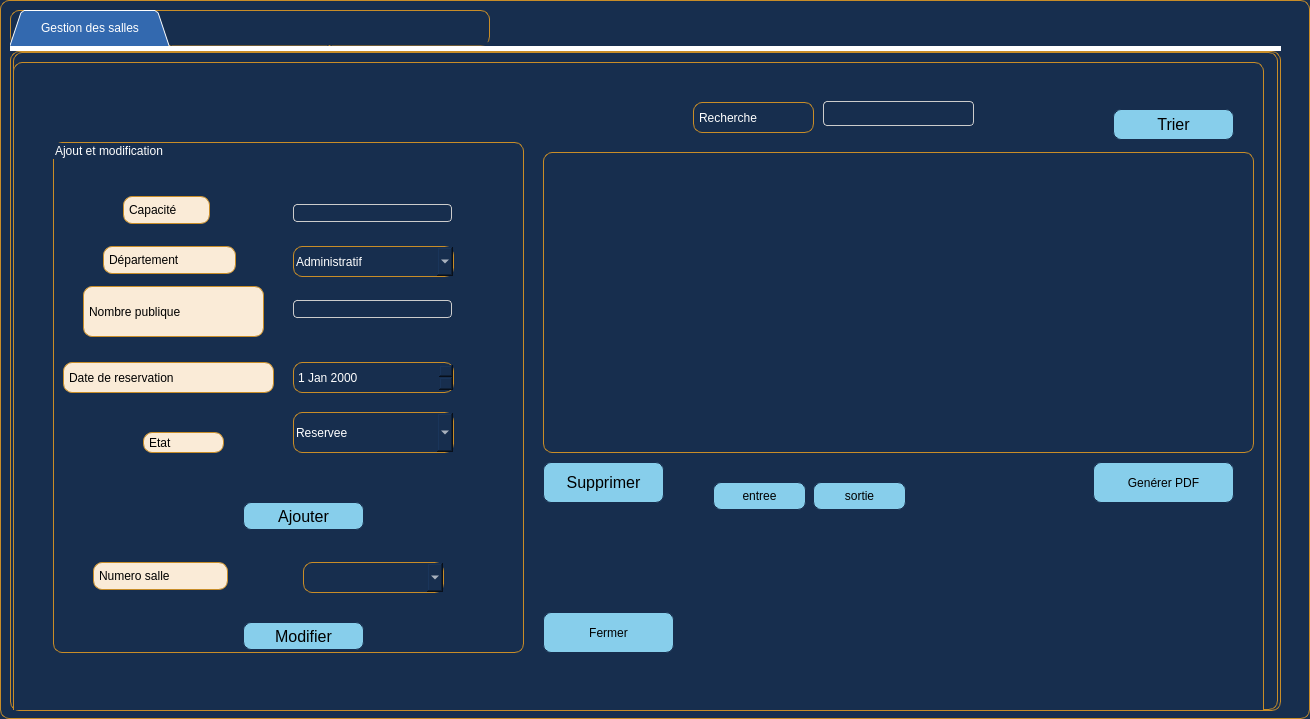
<?xml version="1.0" encoding="UTF-8"?>
<ui version="4.0">
 <class>gerer_salles</class>
 <widget class="QDialog" name="gerer_salles">
  <property name="geometry">
   <rect>
    <x>0</x>
    <y>0</y>
    <width>1310</width>
    <height>719</height>
   </rect>
  </property>
  <property name="windowTitle">
   <string>Dialog</string>
  </property>
  <property name="styleSheet">
   <string notr="true">border: 1.3px solid rgb(200, 141, 40);
border-radius: 40px;
background-color: rgb(23, 46, 78);
border-radius: 9px;
padding: 0 2px;</string>
  </property>
  <widget class="QTabWidget" name="tabWidget">
   <property name="geometry">
    <rect>
     <x>10</x>
     <y>10</y>
     <width>1271</width>
     <height>701</height>
    </rect>
   </property>
   <property name="styleSheet">
    <string notr="true">QTabWidget::pane { /* The tab widget frame */
border-top: 5px solid white ;
}
/* Style the tab using the tab sub-control. Note that it reads QTabBar not QTabWidget */
QTabBar::tab {
background: #FFFFFF;
border: 2px solid #172e4e;
border-bottom-color: #172e4e; /* same as the pane color */
border-top-left-radius:8px;
border-top-right-radius: 8px;
min-width: 140px;
padding: 8px;
color: 
#172e4e;


}
QTabBar::tab:selected, QTabBar::tab:hover {
background:
rgb(51, 105, 175)}
QTabBar::tab:selected {
border-color: #87CEEB;
border-bottom-color: #87CEEB; /* same as pane color */
color: white;
;

}
QTabBar::tab:!selected {
margin-top: 2px; /* make non-selected tabs look smaller */
}
QLineEdit {
  width: 100%;
  padding: 12px 20px;
  margin: 8px 0;
  display: inline-block;
  border: 1px solid #ccc;
  border-radius: 4px;
  box-sizing: border-box;
}</string>
   </property>
   <property name="tabShape">
    <enum>QTabWidget::Triangular</enum>
   </property>
   <property name="currentIndex">
    <number>0</number>
   </property>
   <widget class="QWidget" name="tab">
    <attribute name="title">
     <string>Gestion des salles</string>
    </attribute>
    <widget class="QGroupBox" name="groupBox">
     <property name="geometry">
      <rect>
       <x>0</x>
       <y>10</y>
       <width>1251</width>
       <height>661</height>
      </rect>
     </property>
     <property name="font">
      <font>
       <pointsize>14</pointsize>
      </font>
     </property>
     <property name="styleSheet">
      <string notr="true">color: rgb(255, 255, 255);</string>
     </property>
     <property name="title">
      <string/>
     </property>
     <widget class="QTableView" name="tableView_salle_ghatas">
      <property name="geometry">
       <rect>
        <x>530</x>
        <y>90</y>
        <width>711</width>
        <height>301</height>
       </rect>
      </property>
      <property name="styleSheet">
       <string notr="true"/>
      </property>
      <property name="verticalScrollBarPolicy">
       <enum>Qt::ScrollBarAsNeeded</enum>
      </property>
     </widget>
     <widget class="QPushButton" name="pushButton_supprimer_ghatas">
      <property name="geometry">
       <rect>
        <x>530</x>
        <y>400</y>
        <width>121</width>
        <height>41</height>
       </rect>
      </property>
      <property name="font">
       <font>
        <pointsize>12</pointsize>
       </font>
      </property>
      <property name="styleSheet">
       <string notr="true">QPushButton {

color: #000000;
background: #87CEEB;
border: none;
border: 1px solid  #172e4e;
border-radius: 8px;

}
QPushButton:hover {
color:#ffffff;

background:#778899;
border: none;
}</string>
      </property>
      <property name="text">
       <string>Supprimer</string>
      </property>
     </widget>
     <widget class="QPushButton" name="pushButton_trier_ghatas">
      <property name="geometry">
       <rect>
        <x>1100</x>
        <y>47</y>
        <width>121</width>
        <height>31</height>
       </rect>
      </property>
      <property name="font">
       <font>
        <pointsize>12</pointsize>
       </font>
      </property>
      <property name="styleSheet">
       <string notr="true">QPushButton {

color: #000000;
background: #87CEEB;
border: none;
border: 1px solid  #172e4e;
border-radius: 8px;

}
QPushButton:hover {
color:#ffffff;

background:#778899;
border: none;
}</string>
      </property>
      <property name="text">
       <string>Trier</string>
      </property>
     </widget>
     <widget class="QLineEdit" name="lineEdit_recherche_ghatas">
      <property name="geometry">
       <rect>
        <x>810</x>
        <y>31</y>
        <width>151</width>
        <height>41</height>
       </rect>
      </property>
     </widget>
     <widget class="QLabel" name="label_3">
      <property name="geometry">
       <rect>
        <x>680</x>
        <y>40</y>
        <width>121</width>
        <height>31</height>
       </rect>
      </property>
      <property name="styleSheet">
       <string notr="true">QPushButton {

color: #000000;
background: #87CEEB;
border: none;
border: 1px solid  #172e4e;
border-radius: 8px;

}
QPushButton:hover {
color:#ffffff;

background:#778899;
border: none;
}</string>
      </property>
      <property name="text">
       <string>Recherche</string>
      </property>
     </widget>
     <widget class="QGroupBox" name="groupBox_3">
      <property name="geometry">
       <rect>
        <x>40</x>
        <y>80</y>
        <width>471</width>
        <height>511</height>
       </rect>
      </property>
      <property name="styleSheet">
       <string notr="true">color: rgb(255, 255, 255);</string>
      </property>
      <property name="title">
       <string>Ajout et modification</string>
      </property>
      <widget class="QPushButton" name="pushButton_ajoute_ghatas">
       <property name="geometry">
        <rect>
         <x>190</x>
         <y>360</y>
         <width>121</width>
         <height>28</height>
        </rect>
       </property>
       <property name="font">
        <font>
         <pointsize>12</pointsize>
        </font>
       </property>
       <property name="styleSheet">
        <string notr="true">QPushButton {

color: #000000;
background: #87CEEB;
border: none;
border: 1px solid  #172e4e;
border-radius: 8px;

}
QPushButton:hover {
color:#ffffff;

background:#778899;
border: none;
}</string>
       </property>
       <property name="text">
        <string>Ajouter</string>
       </property>
      </widget>
      <widget class="QPushButton" name="pushButton_modifier_ghatas">
       <property name="geometry">
        <rect>
         <x>190</x>
         <y>480</y>
         <width>121</width>
         <height>28</height>
        </rect>
       </property>
       <property name="font">
        <font>
         <pointsize>12</pointsize>
        </font>
       </property>
       <property name="styleSheet">
        <string notr="true">QPushButton {

color: #000000;
background: #87CEEB;
border: none;
border: 1px solid  #172e4e;
border-radius: 8px;

}
QPushButton:hover {
color:#ffffff;

background:#778899;
border: none;
}</string>
       </property>
       <property name="text">
        <string>Modifier</string>
       </property>
      </widget>
      <widget class="QLineEdit" name="Line_Edit_capacite_ghatas">
       <property name="geometry">
        <rect>
         <x>240</x>
         <y>54</y>
         <width>159</width>
         <height>34</height>
        </rect>
       </property>
      </widget>
      <widget class="QLabel" name="label_4">
       <property name="geometry">
        <rect>
         <x>50</x>
         <y>104</y>
         <width>133</width>
         <height>28</height>
        </rect>
       </property>
       <property name="styleSheet">
        <string notr="true">background: rgb(250, 235, 215);
color: rgb(0, 0, 0);

</string>
       </property>
       <property name="text">
        <string>Département</string>
       </property>
      </widget>
      <widget class="QLabel" name="label_5">
       <property name="geometry">
        <rect>
         <x>40</x>
         <y>420</y>
         <width>135</width>
         <height>28</height>
        </rect>
       </property>
       <property name="styleSheet">
        <string notr="true">background: rgb(250, 235, 215);
color: rgb(0, 0, 0);

</string>
       </property>
       <property name="text">
        <string>Numero salle</string>
       </property>
      </widget>
      <widget class="QLabel" name="label">
       <property name="geometry">
        <rect>
         <x>70</x>
         <y>54</y>
         <width>87</width>
         <height>28</height>
        </rect>
       </property>
       <property name="styleSheet">
        <string notr="true">background: rgb(250, 235, 215);
color: rgb(0, 0, 0);

</string>
       </property>
       <property name="text">
        <string>Capacité</string>
       </property>
      </widget>
      <widget class="QLabel" name="label_2">
       <property name="geometry">
        <rect>
         <x>30</x>
         <y>144</y>
         <width>181</width>
         <height>51</height>
        </rect>
       </property>
       <property name="styleSheet">
        <string notr="true">background: rgb(250, 235, 215);
color: rgb(0, 0, 0);

</string>
       </property>
       <property name="text">
        <string>Nombre publique</string>
       </property>
      </widget>
      <widget class="QLineEdit" name="lineEdit_nbp_ghatas">
       <property name="geometry">
        <rect>
         <x>240</x>
         <y>150</y>
         <width>159</width>
         <height>34</height>
        </rect>
       </property>
      </widget>
      <widget class="QComboBox" name="comboBox_departement_ghatas">
       <property name="geometry">
        <rect>
         <x>240</x>
         <y>104</y>
         <width>161</width>
         <height>31</height>
        </rect>
       </property>
       <item>
        <property name="text">
         <string>Administratif</string>
        </property>
       </item>
       <item>
        <property name="text">
         <string>Judiciaire</string>
        </property>
       </item>
       <item>
        <property name="text">
         <string>Commercial</string>
        </property>
       </item>
      </widget>
      <widget class="QComboBox" name="ComboBox_numsallemodif_ghatas">
       <property name="geometry">
        <rect>
         <x>250</x>
         <y>420</y>
         <width>141</width>
         <height>31</height>
        </rect>
       </property>
      </widget>
      <widget class="QLabel" name="label_6">
       <property name="geometry">
        <rect>
         <x>10</x>
         <y>220</y>
         <width>211</width>
         <height>31</height>
        </rect>
       </property>
       <property name="styleSheet">
        <string notr="true">background: rgb(250, 235, 215);
color: rgb(0, 0, 0);

</string>
       </property>
       <property name="text">
        <string>Date de reservation</string>
       </property>
      </widget>
      <widget class="QLabel" name="label_7">
       <property name="geometry">
        <rect>
         <x>90</x>
         <y>290</y>
         <width>81</width>
         <height>21</height>
        </rect>
       </property>
       <property name="styleSheet">
        <string notr="true">background: rgb(250, 235, 215);
color: rgb(0, 0, 0);

</string>
       </property>
       <property name="text">
        <string>Etat </string>
       </property>
      </widget>
      <widget class="QDateEdit" name="dateEdit_res_ghatas">
       <property name="geometry">
        <rect>
         <x>240</x>
         <y>220</y>
         <width>161</width>
         <height>31</height>
        </rect>
       </property>
      </widget>
      <widget class="QComboBox" name="comboBox_etat_ghatas">
       <property name="geometry">
        <rect>
         <x>240</x>
         <y>270</y>
         <width>161</width>
         <height>41</height>
        </rect>
       </property>
       <item>
        <property name="text">
         <string>Reservee</string>
        </property>
       </item>
       <item>
        <property name="text">
         <string>Non reservee</string>
        </property>
       </item>
      </widget>
     </widget>
     <widget class="QPushButton" name="pushButton_pdf_ghatas">
      <property name="geometry">
       <rect>
        <x>1080</x>
        <y>400</y>
        <width>141</width>
        <height>41</height>
       </rect>
      </property>
      <property name="styleSheet">
       <string notr="true">QPushButton {

color: #000000;
background: #87CEEB;
border: none;
border: 1px solid  #172e4e;
border-radius: 8px;

}
QPushButton:hover {
color:#ffffff;

background:#778899;
border: none;
}</string>
      </property>
      <property name="text">
       <string>Genérer PDF</string>
      </property>
     </widget>
     <widget class="QPushButton" name="pushButton_entree_ghatas">
      <property name="geometry">
       <rect>
        <x>700</x>
        <y>420</y>
        <width>93</width>
        <height>28</height>
       </rect>
      </property>
      <property name="styleSheet">
       <string notr="true">QPushButton {

color: #000000;
background: #87CEEB;
border: none;
border: 1px solid  #172e4e;
border-radius: 8px;

}
QPushButton:hover {
color:#ffffff;

background:#778899;
border: none;
}</string>
      </property>
      <property name="text">
       <string>entree</string>
      </property>
     </widget>
     <widget class="QPushButton" name="pushButton_sortie_ghatas">
      <property name="geometry">
       <rect>
        <x>800</x>
        <y>420</y>
        <width>93</width>
        <height>28</height>
       </rect>
      </property>
      <property name="styleSheet">
       <string notr="true">QPushButton {

color: #000000;
background: #87CEEB;
border: none;
border: 1px solid  #172e4e;
border-radius: 8px;

}
QPushButton:hover {
color:#ffffff;

background:#778899;
border: none;
}</string>
      </property>
      <property name="text">
       <string>sortie</string>
      </property>
     </widget>
     <widget class="QPushButton" name="pushButton_10">
      <property name="geometry">
       <rect>
        <x>530</x>
        <y>550</y>
        <width>131</width>
        <height>41</height>
       </rect>
      </property>
      <property name="styleSheet">
       <string notr="true">QPushButton {

color: #000000;
background: #87CEEB;
border: none;
border: 1px solid  #172e4e;
border-radius: 8px;

}
QPushButton:hover {
color:#ffffff;

background:#778899;
border: none;
}
</string>
      </property>
      <property name="text">
       <string>Fermer</string>
      </property>
     </widget>
    </widget>
   </widget>
   <widget class="QWidget" name="tab_2">
    <attribute name="title">
     <string>Statistique</string>
    </attribute>
    <widget class="QPushButton" name="pushButton_stat_ghatas">
     <property name="geometry">
      <rect>
       <x>50</x>
       <y>30</y>
       <width>93</width>
       <height>28</height>
      </rect>
     </property>
     <property name="styleSheet">
      <string notr="true">QPushButton {

color: #000000;
background: #87CEEB;
border: none;
border: 1px solid  #172e4e;
border-radius: 8px;

}
QPushButton:hover {
color:#ffffff;

background:#778899;
border: none;
}</string>
     </property>
     <property name="text">
      <string>Génerer</string>
     </property>
    </widget>
    <widget class="QPushButton" name="pushButton_11">
     <property name="geometry">
      <rect>
       <x>40</x>
       <y>590</y>
       <width>131</width>
       <height>41</height>
      </rect>
     </property>
     <property name="styleSheet">
      <string notr="true">QPushButton {

color: #000000;
background: #87CEEB;
border: none;
border: 1px solid  #172e4e;
border-radius: 8px;

}
QPushButton:hover {
color:#ffffff;

background:#778899;
border: none;
}
</string>
     </property>
     <property name="text">
      <string>Fermer</string>
     </property>
    </widget>
   </widget>
   <widget class="QWidget" name="tab_3">
    <attribute name="title">
     <string>Historique</string>
    </attribute>
    <widget class="QTableView" name="tableView_historique_ghatas">
     <property name="geometry">
      <rect>
       <x>310</x>
       <y>130</y>
       <width>571</width>
       <height>421</height>
      </rect>
     </property>
     <property name="styleSheet">
      <string notr="true"/>
     </property>
     <property name="lineWidth">
      <number>1</number>
     </property>
     <property name="wordWrap">
      <bool>true</bool>
     </property>
     <attribute name="horizontalHeaderDefaultSectionSize">
      <number>300</number>
     </attribute>
    </widget>
    <widget class="QPushButton" name="pushButton_12">
     <property name="geometry">
      <rect>
       <x>80</x>
       <y>590</y>
       <width>131</width>
       <height>41</height>
      </rect>
     </property>
     <property name="styleSheet">
      <string notr="true">QPushButton {

color: #000000;
background: #87CEEB;
border: none;
border: 1px solid  #172e4e;
border-radius: 8px;

}
QPushButton:hover {
color:#ffffff;

background:#778899;
border: none;
}
</string>
     </property>
     <property name="text">
      <string>Fermer</string>
     </property>
    </widget>
   </widget>
  </widget>
 </widget>
 <resources/>
 <connections/>
</ui>
